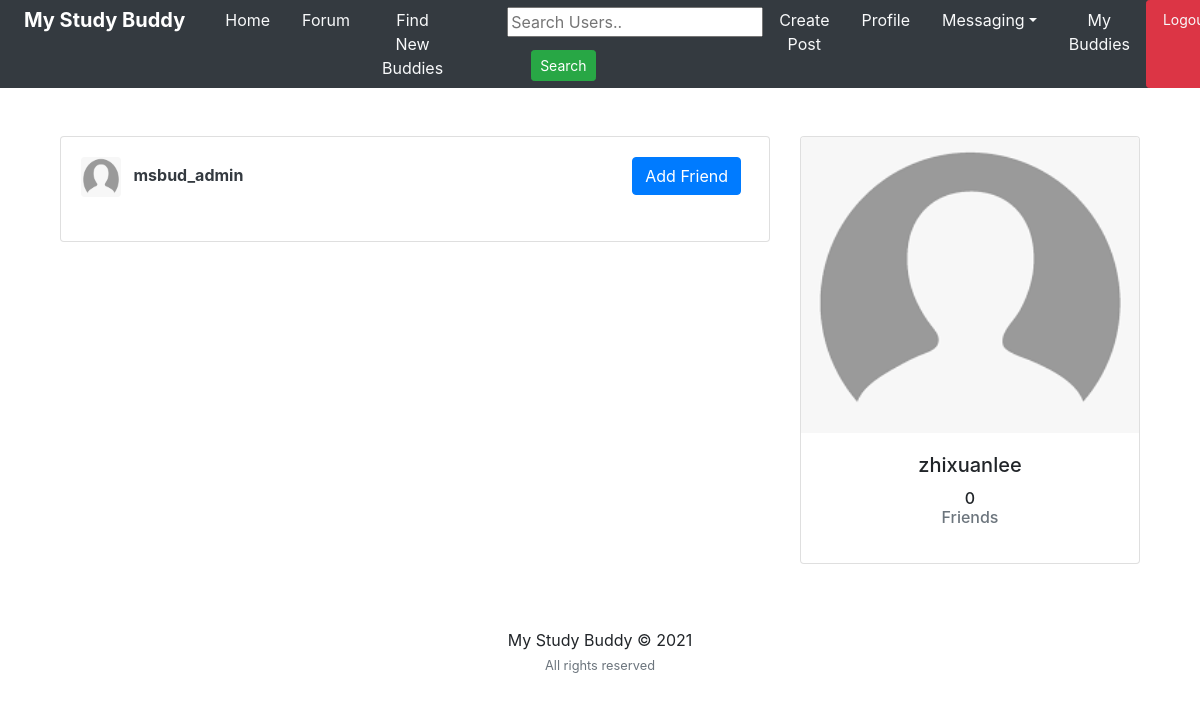
The app's page /users/ (signed in), older data.
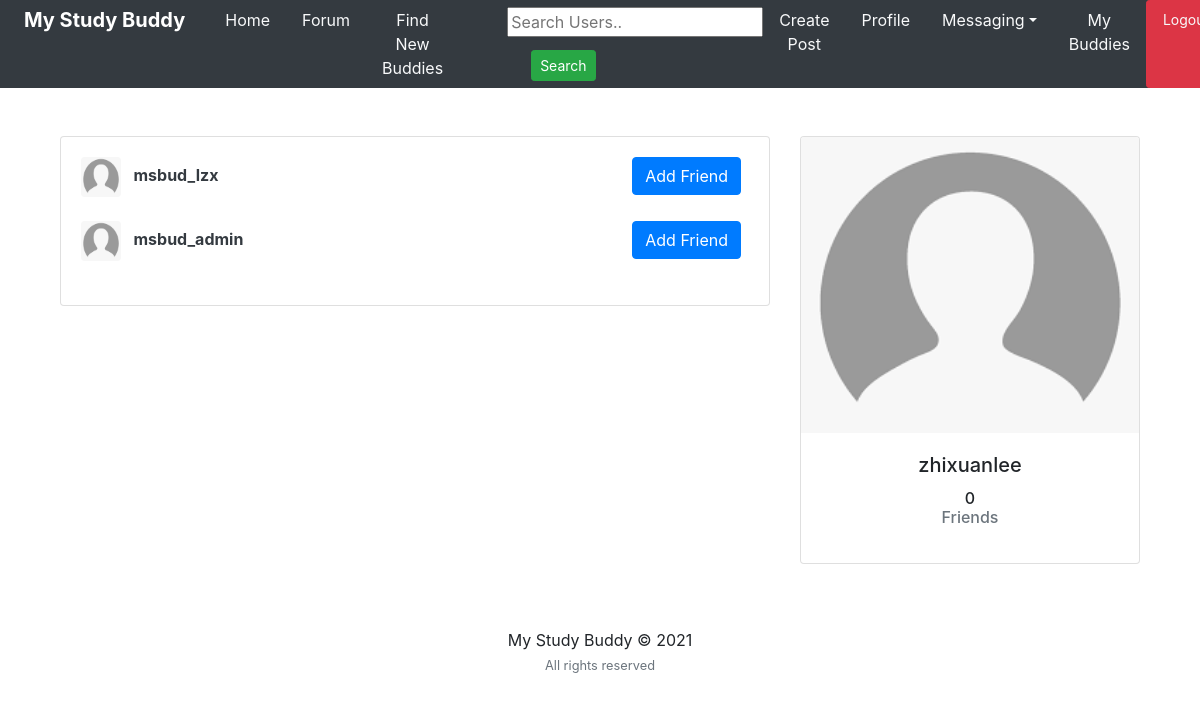
The same page, newer data.
### users/models.py (models this page shows)
class Profile(models.Model):
	user = models.OneToOneField(User, on_delete=models.CASCADE)
	image = models.ImageField(default='default.png', upload_to='profile_pics')
	slug = AutoSlugField(populate_from='user')
	bio = models.CharField(max_length=255, blank=True)
	friends = models.ManyToManyField("Profile", blank=True)
	def __str__(self):
		return str(self.user.username)
	def get_absolute_url(self):
		return "/users/{}".format(self.slug)

### users/views.py (the view)
# urls.py: path('users/', user_views.users_list, name='users_list'),
@login_required
def users_list(request):
	users = Profile.objects.exclude(user=request.user)
	sent_friend_requests = FriendRequest.objects.filter(from_user=request.user)
	sent_to = []
	friends = []
	for user in users:
		friend = user.friends.all()
		for f in friend:
			if f in friends:
				friend = friend.exclude(user=f.user)
		friends+=friend
	my_friends = request.user.profile.friends.all()
	for i in my_friends:
		if i in friends:
			friends.remove(i)
	if request.user.profile in friends:
		friends.remove(request.user.profile)
	random_list = random.sample(list(users), min(len(list(users)), 10))
	for r in random_list:
		if r in friends:
			random_list.remove(r)
	friends+=random_list
	for i in my_friends:
		if i in friends:
			friends.remove(i)
	for se in sent_friend_requests:
		sent_to.append(se.to_user)
	context = {
		'users': friends,
		'sent': sent_to
	}
	return render(request, "users/users_list.html", context)

### users/templates/users/users_list.html (shortened to what this page needs)
{% extends "feed/layout.html" %} {% load static %}
{% block searchform %}
<form
  class="form-inline my-2 my-lg-0 ml-5"
  action="{% url 'search_users' %}"
  method="get"
>
  <input name="q" type="text" placeholder="Search Users.." />
  <button class="btn btn-success btn-sm my-2 my-sm-0 ml-4" type="submit">
    Search
  </button>
</form>
{% endblock searchform %} {% block content %}
<div class="container">
  <div class="row">
    <div class="col-md-8">
      {% if users %}
      <div class="card card-signin my-5">
        <div class="card-body">
          {% for user_p in users %}
          <a href="{{ user_p.get_absolute_url }}"
            ><img
              src="{{ user_p.image.url }}"
              class="rounded mr-2"
              width="40"
              height="40"
              alt=""
          /></a>
          <a class="text-dark" href="{{ user_p.get_absolute_url }}"
            ><b>{{ user_p }}</b></a
          >
          {% if not user_p.user in sent %}
          <small class="float-right">
            <a
              class="btn btn-primary mr-2"
              href="{% url 'send_friend_request' user_p.id %}"
              >Add Friend</a
            >
          </small>
          {% endif %}
          <br /><br />
          {% endfor %}
        </div>
      </div>
      {% else %}
      <h5><i>There are no new suggestions. Please come back later.</i></h5>
      {% endif %}
    </div>
    <div class="col-md-4">
      <div class="card card-signin my-5">
        <a href="{{ request.user.profile.get_absolute_url }}"
          ><img
            class="card-img-top"
            src="{{ request.user.profile.image.url }}"
            alt=""
        /></a>
        <div class="card-body">
          <h5 class="card-title text-center">{{ request.user }}</h5>
          <h6 class="text-center">
            {{ request.user.profile.friends.count }}
            <p class="text-muted">Friends</p>
          </h6>
        </div>
      </div>
    </div>
  </div>
  {% endblock content %}

Row changes from the older to the newer data that the page shows:
added Profile: image (placeholder picture), user.username "msbud_lzx", shows "Add Friend"
